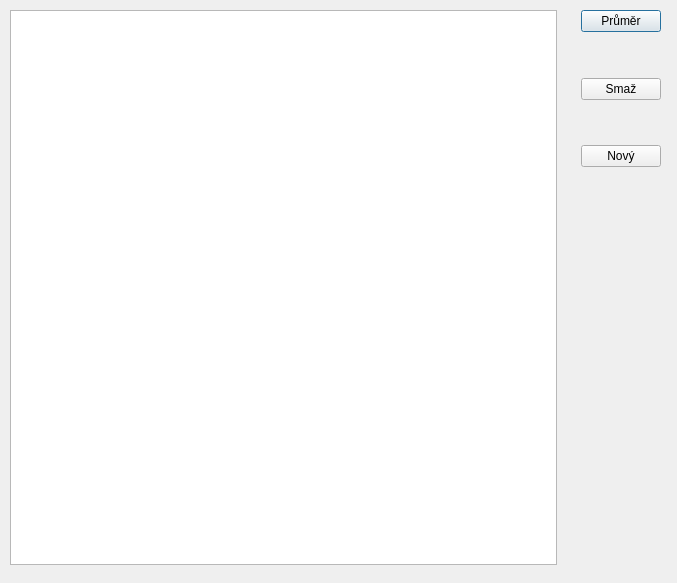
<?xml version="1.0" encoding="UTF-8"?>
<ui version="4.0">
 <class>Seznam</class>
 <widget class="QDialog" name="Seznam">
  <property name="geometry">
   <rect>
    <x>0</x>
    <y>0</y>
    <width>677</width>
    <height>583</height>
   </rect>
  </property>
  <property name="windowTitle">
   <string>Dialog</string>
  </property>
  <widget class="QWidget" name="layoutWidget">
   <property name="geometry">
    <rect>
     <x>10</x>
     <y>10</y>
     <width>651</width>
     <height>555</height>
    </rect>
   </property>
   <layout class="QHBoxLayout" name="horizontalLayout">
    <item>
     <widget class="QColumnView" name="columnView"/>
    </item>
    <item>
     <spacer name="horizontalSpacer">
      <property name="orientation">
       <enum>Qt::Horizontal</enum>
      </property>
      <property name="sizeType">
       <enum>QSizePolicy::Fixed</enum>
      </property>
      <property name="sizeHint" stdset="0">
       <size>
        <width>18</width>
        <height>20</height>
       </size>
      </property>
     </spacer>
    </item>
    <item>
     <layout class="QVBoxLayout" name="verticalLayout">
      <item>
       <widget class="QPushButton" name="pushButton">
        <property name="text">
         <string>Průměr</string>
        </property>
       </widget>
      </item>
      <item>
       <spacer name="verticalSpacer">
        <property name="orientation">
         <enum>Qt::Vertical</enum>
        </property>
        <property name="sizeHint" stdset="0">
         <size>
          <width>20</width>
          <height>17</height>
         </size>
        </property>
       </spacer>
      </item>
      <item>
       <widget class="QPushButton" name="pushButton_3">
        <property name="text">
         <string>Smaž</string>
        </property>
       </widget>
      </item>
      <item>
       <spacer name="verticalSpacer_2">
        <property name="orientation">
         <enum>Qt::Vertical</enum>
        </property>
        <property name="sizeHint" stdset="0">
         <size>
          <width>20</width>
          <height>17</height>
         </size>
        </property>
       </spacer>
      </item>
      <item>
       <widget class="QPushButton" name="pushButton_2">
        <property name="text">
         <string>Nový</string>
        </property>
       </widget>
      </item>
      <item>
       <spacer name="verticalSpacer_3">
        <property name="orientation">
         <enum>Qt::Vertical</enum>
        </property>
        <property name="sizeType">
         <enum>QSizePolicy::Fixed</enum>
        </property>
        <property name="sizeHint" stdset="0">
         <size>
          <width>20</width>
          <height>398</height>
         </size>
        </property>
       </spacer>
      </item>
     </layout>
    </item>
   </layout>
  </widget>
 </widget>
 <resources/>
 <connections/>
</ui>
